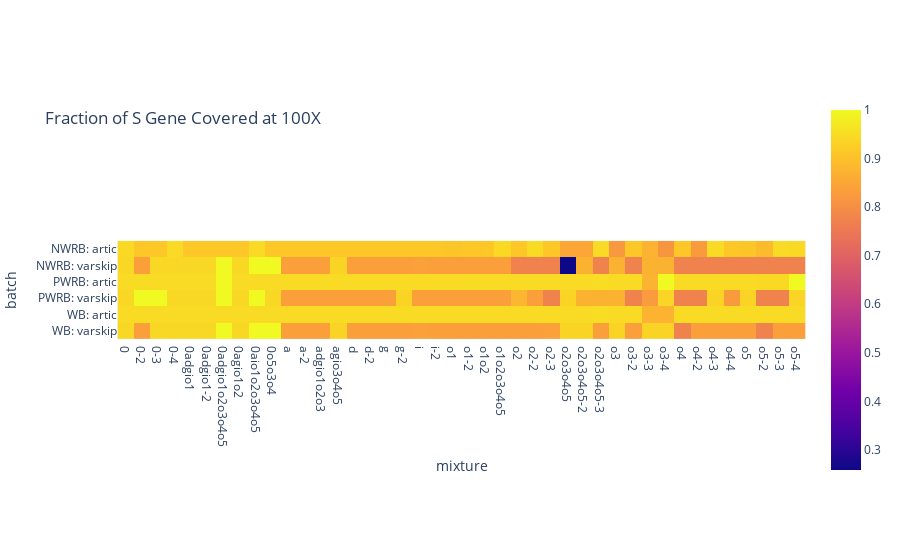
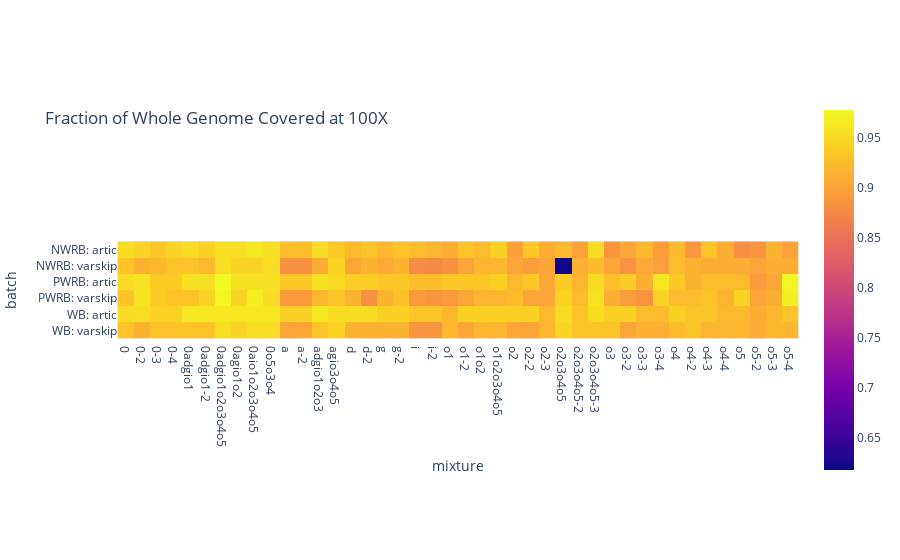

Notebook source saved alongside these figures, in order:
### Code cell
x_level = "100X"
ratio_col = f"{x_level}_ratio"
genes_of_interest = ["S", "whole genome"]
for gene in genes_of_interest:
    gene_df = df[df["region"] == gene]
    gene_df.to_csv(outdir/f"{gene}-{x_level}-breadth-of-coverage.csv", index=False)
    fig = getHeatmap(gene_df,field=ratio_col,labels={ratio_col:f"{x_level} ratio"},title=f"Fraction of {(gene + ' gene' if len(gene) == 1 else gene).title()} Covered at {x_level}",title_y=0.8)
    fig.show()
    pio.write_image(fig, outdir/f"{gene}-{x_level}-breadth-of-coverage.jpg", width=1400, height=700, scale=2)

### Figure 1 — Plotly figure (JSON) as saved in the notebook; plotly's stock layout.template omitted (floating-point values rounded to 4 significant figures; data arrays with more than 128 entries replaced by an {"elided": "..."} marker saying what was removed)
{"data": [{"coloraxis": "coloraxis", "hovertemplate": "mixture: %{x}<br>batch: %{y}<br>color: %{z}<extra></extra>", "name": "0", "type": "heatmap", "x": ["0", "0-2", "0-3", "0-4", "0adgio1", "0adgio1-2", "0adgio1o2o3o4o5", "0agio1o2", "0aio1o2o3o4o5", "0o5o3o4", "a", "a-2", "adgio1o2o3", "agio3o4o5", "d", "d-2", "g", "g-2", "i", "i-2", "o1", "o1-2", "o1o2", "o1o2o3o4o5", "o2", "o2-2", "o2-3", "o2o3o4o5", "o2o3o4o5-2", "o2o3o4o5-3", "o3", "o3-2", "o3-3", "o3-4", "o4", "o4-2", "o4-3", "o4-4", "o5", "o5-2", "o5-3", "o5-4"], "xaxis": "x", "y": ["NWRB: artic", "NWRB: varskip", "PWRB: artic", "PWRB: varskip", "WB: artic", "WB: varskip"], "yaxis": "y", "z": {"elided": "6x42 float values"}}], "layout": {"coloraxis": {"colorscale": [[0, "#0d0887"], [0.1111, "#46039f"], [0.2222, "#7201a8"], [0.3333, "#9c179e"], [0.4444, "#bd3786"], [0.5556, "#d8576b"], [0.6667, "#ed7953"], [0.7778, "#fb9f3a"], [0.8889, "#fdca26"], [1, "#f0f921"]]}, "title": {"text": "Fraction of S Gene Covered at 100X", "y": 0.8}, "xaxis": {"anchor": "y", "constrain": "domain", "domain": [0, 1], "scaleanchor": "y", "title": {"text": "mixture"}}, "yaxis": {"anchor": "x", "autorange": "reversed", "constrain": "domain", "domain": [0, 1], "title": {"text": "batch"}}}}

### Figure 2 — Plotly figure (JSON) as saved in the notebook; plotly's stock layout.template omitted (floating-point values rounded to 4 significant figures; data arrays with more than 128 entries replaced by an {"elided": "..."} marker saying what was removed)
{"data": [{"coloraxis": "coloraxis", "hovertemplate": "mixture: %{x}<br>batch: %{y}<br>color: %{z}<extra></extra>", "name": "0", "type": "heatmap", "x": ["0", "0-2", "0-3", "0-4", "0adgio1", "0adgio1-2", "0adgio1o2o3o4o5", "0agio1o2", "0aio1o2o3o4o5", "0o5o3o4", "a", "a-2", "adgio1o2o3", "agio3o4o5", "d", "d-2", "g", "g-2", "i", "i-2", "o1", "o1-2", "o1o2", "o1o2o3o4o5", "o2", "o2-2", "o2-3", "o2o3o4o5", "o2o3o4o5-2", "o2o3o4o5-3", "o3", "o3-2", "o3-3", "o3-4", "o4", "o4-2", "o4-3", "o4-4", "o5", "o5-2", "o5-3", "o5-4"], "xaxis": "x", "y": ["NWRB: artic", "NWRB: varskip", "PWRB: artic", "PWRB: varskip", "WB: artic", "WB: varskip"], "yaxis": "y", "z": {"elided": "6x42 float values"}}], "layout": {"coloraxis": {"colorscale": [[0, "#0d0887"], [0.1111, "#46039f"], [0.2222, "#7201a8"], [0.3333, "#9c179e"], [0.4444, "#bd3786"], [0.5556, "#d8576b"], [0.6667, "#ed7953"], [0.7778, "#fb9f3a"], [0.8889, "#fdca26"], [1, "#f0f921"]]}, "title": {"text": "Fraction of Whole Genome Covered at 100X", "y": 0.8}, "xaxis": {"anchor": "y", "constrain": "domain", "domain": [0, 1], "scaleanchor": "y", "title": {"text": "mixture"}}, "yaxis": {"anchor": "x", "autorange": "reversed", "constrain": "domain", "domain": [0, 1], "title": {"text": "batch"}}}}
